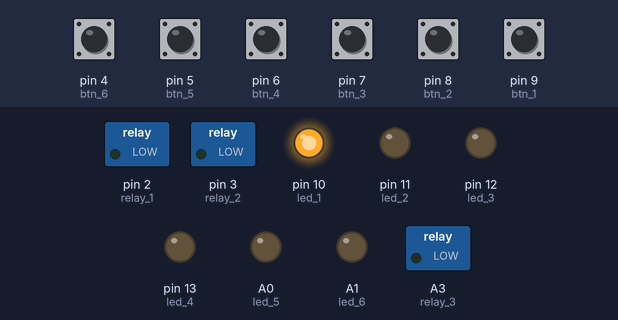
A sketch run on a simulated Arduino Uno, built with avr-gcc and run on an emulated ATmega328P. Shown: switched loads named in the sketch (green lamp = pin HIGH), output pins drawn as LEDs (lit = HIGH). The inputs (shaded band) are chosen by the test bench; at power-on: pin 4 (btn_6), pin 5 (btn_5), pin 6 (btn_4), pin 7 (btn_3), pin 8 (btn_2), pin 9 (btn_1) HIGH. EEPROM starts erased; what the sketch prints to the serial monitor is not drawn.

Above: at 2.3 s.
2.4 s: pin 4 (btn_6) pulled LOW for 0.15 s
At 3.1 s:
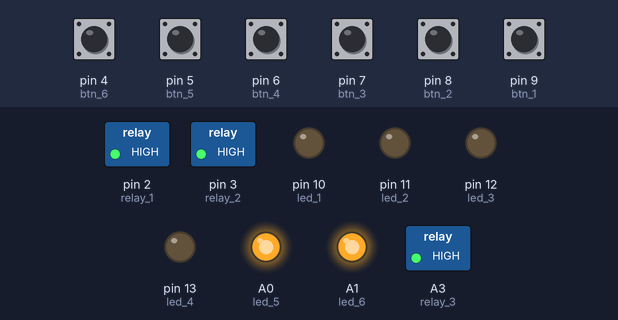
4.0 s: pin 5 (btn_5) pulled LOW for 0.15 s
At 5.2 s:
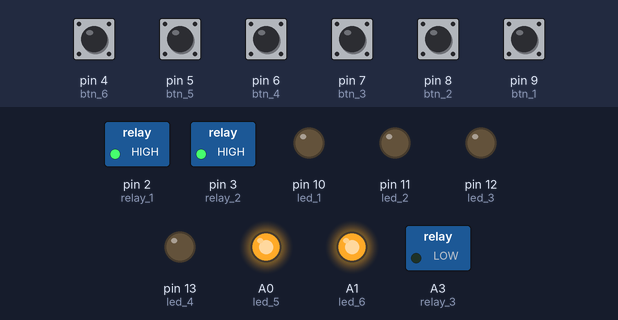
5.6 s: pin 6 (btn_4) pulled LOW for 0.15 s
At 6.7 s:
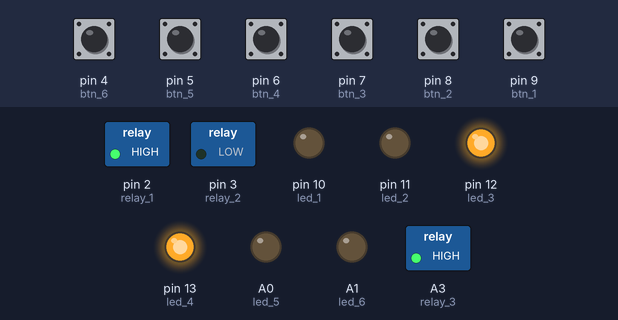
7.2 s: pin 7 (btn_3) pulled LOW for 0.15 s
At 7.9 s:
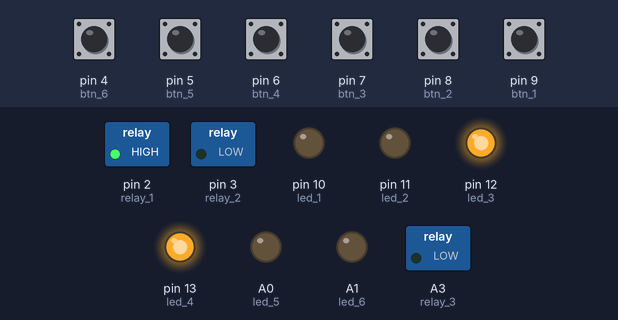
8.8 s: pin 8 (btn_2) pulled LOW for 0.15 s
At 9.1 s:
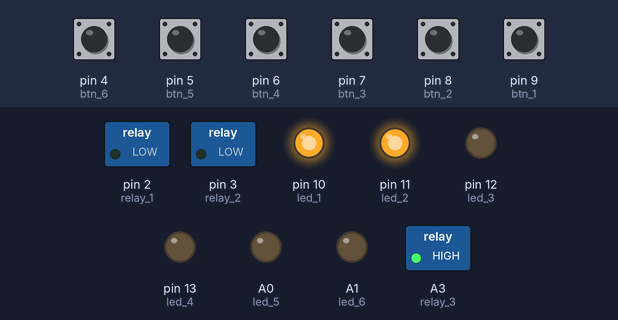
10.4 s: pin 9 (btn_1) pulled LOW for 0.15 s
At 11.5 s:
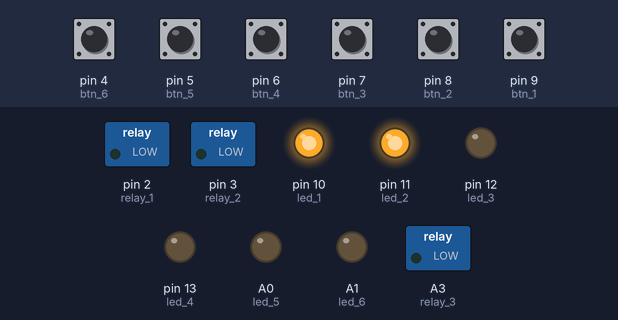
Timing chart, 0 to 13.0 s (numbered marks = the images above; inputs shaded):
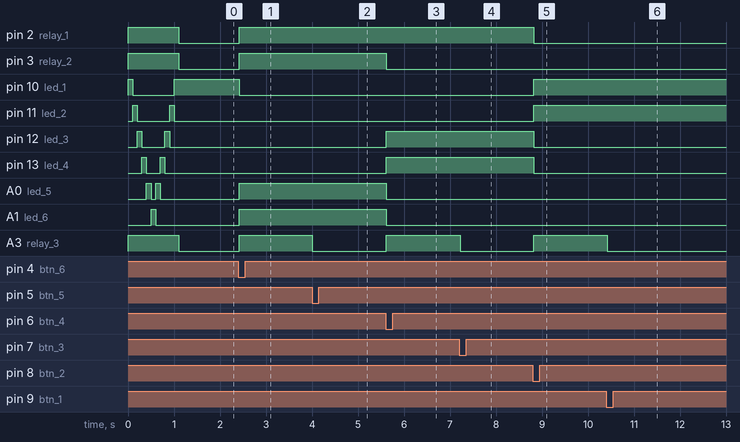

Measured:
- after the input at 2.4 s, pin 2 (relay_1), pin 3 (relay_2), A0 (led_5), A1 (led_6), A3 (relay_3): LOW → HIGH at once; pin 10 (led_1): HIGH → LOW at once
- after the input at 4.0 s, A3 (relay_3): HIGH → LOW at once
- after the input at 5.6 s, pin 3 (relay_2), A0 (led_5), A1 (led_6): HIGH → LOW at once; pin 12 (led_3), pin 13 (led_4), A3 (relay_3): LOW → HIGH at once
- after the input at 7.2 s, A3 (relay_3): HIGH → LOW at once
- after the input at 8.8 s, pin 2 (relay_1), pin 12 (led_3), pin 13 (led_4): HIGH → LOW at once; pin 10 (led_1), pin 11 (led_2), A3 (relay_3): LOW → HIGH at once
- after the input at 10.4 s, A3 (relay_3): HIGH → LOW at once

The sketch:

Brick_Junior_6Btn.ino
```cpp
#include <EEPROM.h>

#define relay_1 2  // XLR 3 (Clean/Overdrive)
#define relay_2 3  // XLR 4 (Crunch/Drive)
#define relay_3 A3 // XLR 5 (Rythm/Lead)

#define btn_1 9
#define btn_2 8
#define btn_3 7
#define btn_4 6
#define btn_5 5
#define btn_6 4

#define led_1 10
#define led_2 11
#define led_3 12
#define led_4 13
#define led_5 A0
#define led_6 A1
uint8_t leds[] = {
  led_1,
  led_2,
  led_3,
  led_4,
  led_5,
  led_6,
};
#define LED_COUNT 6

// State Machine with 3 States for first 3 Buttons
uint8_t main_State = 0;

void singleLED(uint8_t led){
  Serial.println("Single LED");
  Serial.println(led);

  for(uint8_t i = 0; i < LED_COUNT; i++){
    if(led == i){
      digitalWrite(leds[i], HIGH);
    }else{
      digitalWrite(leds[i], LOW);
    }
  }
}

void boot_Animation(){
  for(int8_t i = 0; i < LED_COUNT; i++){
    singleLED(i);
    delay(100);
  }

  for(int8_t i = LED_COUNT - 2; i >= 0; i--){
    singleLED(i);
    delay(100);
  }
}

void set_Outputs(){
  switch(main_State / 2){
    case 0:
      digitalWrite(relay_1, LOW);
      digitalWrite(relay_2, LOW);

      digitalWrite(led_1, HIGH);
      digitalWrite(led_3, LOW);
      digitalWrite(led_5, LOW);
      break;
    case 1:
      digitalWrite(relay_1, HIGH);
      digitalWrite(relay_2, LOW);

      digitalWrite(led_1, LOW);
      digitalWrite(led_3, HIGH);
      digitalWrite(led_5, LOW);
      break;
    case 2:
      digitalWrite(relay_1, HIGH);
      digitalWrite(relay_2, HIGH);

      digitalWrite(led_1, LOW);
      digitalWrite(led_3, LOW);
      digitalWrite(led_5, HIGH);
      break;
  }

  if(main_State % 2){
    digitalWrite(relay_3, HIGH);

    switch(main_State / 2){
      case 0:
        digitalWrite(led_2, HIGH);
        digitalWrite(led_4, LOW);
        digitalWrite(led_6, LOW);
        break;
      case 1:
        digitalWrite(led_2, LOW);
        digitalWrite(led_4, HIGH);
        digitalWrite(led_6, LOW);
        break;
      case 2:
        digitalWrite(led_2, LOW);
        digitalWrite(led_4, LOW);
        digitalWrite(led_6, HIGH);
        break;
  }
  }else{
    digitalWrite(relay_3, LOW);
  }
}

void load_Data(){
  uint8_t main_State_Load = EEPROM.read(0);

  if(main_State_Load >= 0 && main_State_Load <= 5){
    main_State = main_State_Load;
  }else{
    main_State = 0;
  }
}

void save_Data(){
  EEPROM.write(0, main_State);
}

void setup() {
  Serial.begin(9600);
  Serial.println("Starting...");

  pinMode(relay_1, OUTPUT);
  digitalWrite(relay_1, HIGH);
  pinMode(relay_2, OUTPUT);
  digitalWrite(relay_2, HIGH);
  pinMode(relay_3, OUTPUT);
  digitalWrite(relay_3, HIGH);

  pinMode(btn_1, INPUT_PULLUP);
  pinMode(btn_2, INPUT_PULLUP);
  pinMode(btn_3, INPUT_PULLUP);
  pinMode(btn_4, INPUT_PULLUP);
  pinMode(btn_5, INPUT_PULLUP);
  pinMode(btn_6, INPUT_PULLUP);

  pinMode(led_1, OUTPUT);
  pinMode(led_2, OUTPUT);
  pinMode(led_3, OUTPUT);
  pinMode(led_4, OUTPUT);
  pinMode(led_5, OUTPUT);
  pinMode(led_6, OUTPUT);

  load_Data();

  boot_Animation();

  set_Outputs();
  Serial.println("READY!");
}

void loop() {
  if(digitalRead(btn_1) == 0){
    main_State = 0;
    save_Data();
  }else if(digitalRead(btn_2) == 0){
    main_State = 1;
    save_Data();
  }else if(digitalRead(btn_3) == 0){
    main_State = 2;
    save_Data();
  }else if(digitalRead(btn_4) == 0){
    main_State = 3;
    save_Data();
  }else if(digitalRead(btn_5) == 0){
    main_State = 4;
    save_Data();
  }else if(digitalRead(btn_6) == 0){
    main_State = 5;
    save_Data();
  }

  delay(10);

  set_Outputs();
}
```
